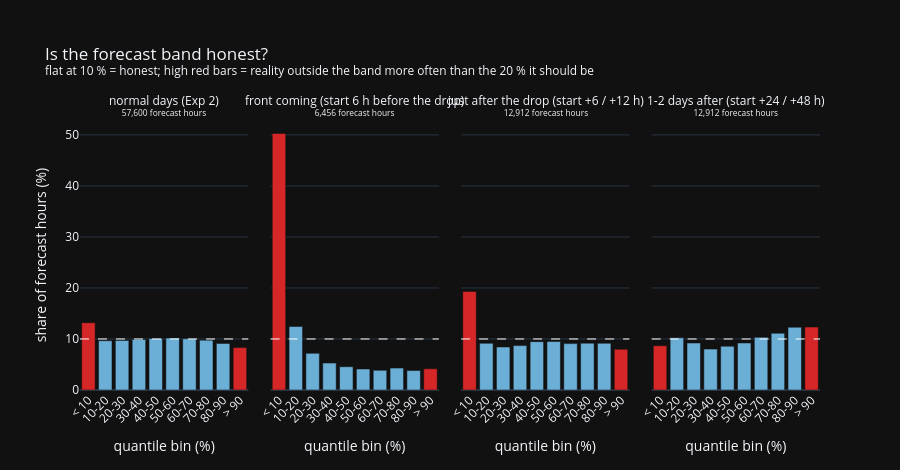

Write notebook code for a chart like this one.
### Markdown cell above
## Where does reality fall in the forecast distribution?

Each panel: the 10 bins between the quantiles; dashed line = 10 %, what an honest forecast gives in every bin.
Red bars = outside the 10-90 % band.

### Code cell
LABELS = ["< 10", "10-20", "20-30", "30-40", "40-50", "50-60", "60-70", "70-80", "80-90", "> 90"]
fig = make_subplots(rows=1, cols=len(GROUPS), shared_yaxes=True, horizontal_spacing=0.03,
                    subplot_titles=[f"{g}<br><sup>{n[g]:,} forecast hours</sup>" for g in GROUPS])
for c, g in enumerate(GROUPS, start=1):
    fig.add_trace(go.Bar(x=LABELS, y=share[g], marker_color=["#d62728"] + ["#6baed6"] * 8 + ["#d62728"], showlegend=False,
                         hovertemplate="%{x} %: %{y:.1f} % of the hours<extra></extra>"), row=1, col=c)
    fig.add_hline(y=10, line={"color": "white", "dash": "dash", "width": 1}, row=1, col=c)
    fig.update_xaxes(title_text="quantile bin (%)", tickangle=-45, row=1, col=c)
fig.update_yaxes(title_text="share of forecast hours (%)", row=1, col=1)
fig.update_annotations(font={"size": 12})
fig.update_layout(height=470, template="plotly_dark", margin={"t": 120},
                  title="Is the forecast band honest?<br><sup>flat at 10 % = honest; high red bars = reality outside the band "
                        "more often than the 20 % it should be</sup>")
fig.write_html(FIG / "exp11_pit_histograms.html", include_plotlyjs="cdn")
fig.show()

### Figure 1 — Plotly figure (JSON) as saved in the notebook; plotly's stock layout.template omitted (floating-point values rounded to 4 significant figures)
{"data": [{"hovertemplate": "%{x} %: %{y:.1f} % of the hours<extra></extra>", "marker": {"color": ["#d62728", "#6baed6", "#6baed6", "#6baed6", "#6baed6", "#6baed6", "#6baed6", "#6baed6", "#6baed6", "#d62728"]}, "showlegend": false, "type": "bar", "x": ["< 10", "10-20", "20-30", "30-40", "40-50", "50-60", "60-70", "70-80", "80-90", "> 90"], "xaxis": "x", "y": [13.17, 9.663, 9.715, 9.898, 10.11, 10.18, 10.05, 9.774, 9.13, 8.309], "yaxis": "y"}, {"hovertemplate": "%{x} %: %{y:.1f} % of the hours<extra></extra>", "marker": {"color": ["#d62728", "#6baed6", "#6baed6", "#6baed6", "#6baed6", "#6baed6", "#6baed6", "#6baed6", "#6baed6", "#d62728"]}, "showlegend": false, "type": "bar", "x": ["< 10", "10-20", "20-30", "30-40", "40-50", "50-60", "60-70", "70-80", "80-90", "> 90"], "xaxis": "x2", "y": [50.28, 12.45, 7.187, 5.282, 4.569, 4.12, 3.857, 4.291, 3.81, 4.151], "yaxis": "y2"}, {"hovertemplate": "%{x} %: %{y:.1f} % of the hours<extra></extra>", "marker": {"color": ["#d62728", "#6baed6", "#6baed6", "#6baed6", "#6baed6", "#6baed6", "#6baed6", "#6baed6", "#6baed6", "#d62728"]}, "showlegend": false, "type": "bar", "x": ["< 10", "10-20", "20-30", "30-40", "40-50", "50-60", "60-70", "70-80", "80-90", "> 90"], "xaxis": "x3", "y": [19.32, 9.154, 8.426, 8.705, 9.48, 9.503, 9.092, 9.178, 9.154, 7.985], "yaxis": "y3"}, {"hovertemplate": "%{x} %: %{y:.1f} % of the hours<extra></extra>", "marker": {"color": ["#d62728", "#6baed6", "#6baed6", "#6baed6", "#6baed6", "#6baed6", "#6baed6", "#6baed6", "#6baed6", "#d62728"]}, "showlegend": false, "type": "bar", "x": ["< 10", "10-20", "20-30", "30-40", "40-50", "50-60", "60-70", "70-80", "80-90", "> 90"], "xaxis": "x4", "y": [8.682, 10.24, 9.208, 8.016, 8.581, 9.216, 10.32, 11.11, 12.3, 12.33], "yaxis": "y4"}], "layout": {"annotations": [{"font": {"size": 12}, "showarrow": false, "text": "normal days (Exp 2)<br><sup>57,600 forecast hours</sup>", "x": 0.1138, "xanchor": "center", "xref": "paper", "y": 1.0, "yanchor": "bottom", "yref": "paper"}, {"font": {"size": 12}, "showarrow": false, "text": "front coming (start 6 h before the drop)<br><sup>6,456 forecast hours</sup>", "x": 0.3712, "xanchor": "center", "xref": "paper", "y": 1.0, "yanchor": "bottom", "yref": "paper"}, {"font": {"size": 12}, "showarrow": false, "text": "just after the drop (start +6 / +12 h)<br><sup>12,912 forecast hours</sup>", "x": 0.6288, "xanchor": "center", "xref": "paper", "y": 1.0, "yanchor": "bottom", "yref": "paper"}, {"font": {"size": 12}, "showarrow": false, "text": "1-2 days after (start +24 / +48 h)<br><sup>12,912 forecast hours</sup>", "x": 0.8862, "xanchor": "center", "xref": "paper", "y": 1.0, "yanchor": "bottom", "yref": "paper"}], "height": 470, "margin": {"t": 120}, "shapes": [{"line": {"color": "white", "dash": "dash", "width": 1}, "type": "line", "x0": 0, "x1": 1, "xref": "x domain", "y0": 10, "y1": 10, "yref": "y"}, {"line": {"color": "white", "dash": "dash", "width": 1}, "type": "line", "x0": 0, "x1": 1, "xref": "x2 domain", "y0": 10, "y1": 10, "yref": "y2"}, {"line": {"color": "white", "dash": "dash", "width": 1}, "type": "line", "x0": 0, "x1": 1, "xref": "x3 domain", "y0": 10, "y1": 10, "yref": "y3"}, {"line": {"color": "white", "dash": "dash", "width": 1}, "type": "line", "x0": 0, "x1": 1, "xref": "x4 domain", "y0": 10, "y1": 10, "yref": "y4"}], "title": {"text": "Is the forecast band honest?<br><sup>flat at 10 % = honest; high red bars = reality outside the band more often than the 20 % it should be</sup>"}, "xaxis": {"anchor": "y", "domain": [0.0, 0.2275], "tickangle": -45, "title": {"text": "quantile bin (%)"}}, "xaxis2": {"anchor": "y2", "domain": [0.2575, 0.485], "tickangle": -45, "title": {"text": "quantile bin (%)"}}, "xaxis3": {"anchor": "y3", "domain": [0.515, 0.7425], "tickangle": -45, "title": {"text": "quantile bin (%)"}}, "xaxis4": {"anchor": "y4", "domain": [0.7725, 1.0], "tickangle": -45, "title": {"text": "quantile bin (%)"}}, "yaxis": {"anchor": "x", "domain": [0.0, 1.0], "title": {"text": "share of forecast hours (%)"}}, "yaxis2": {"anchor": "x2", "domain": [0.0, 1.0], "matches": "y", "showticklabels": false}, "yaxis3": {"anchor": "x3", "domain": [0.0, 1.0], "matches": "y", "showticklabels": false}, "yaxis4": {"anchor": "x4", "domain": [0.0, 1.0], "matches": "y", "showticklabels": false}}}
